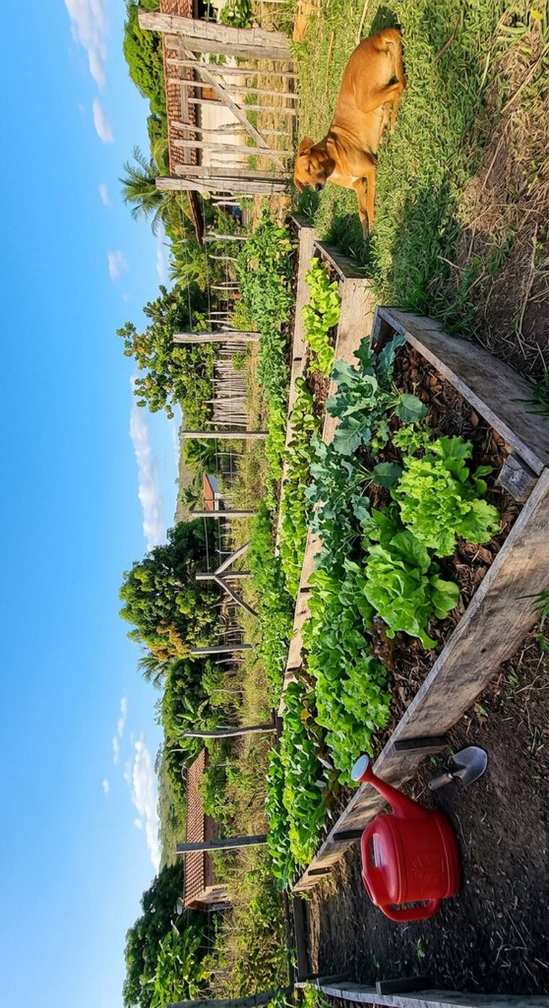
#> input picture tools/foto-celular.jpg, 2196 x 4032 px (shown at 1/4 size)
$ python -i visao-local.py   (imports and definitions only)
#> lines starting #> are read from the running program, lines starting #| are printed output that depends on the picture
#!/usr/bin/env python3
# -*- coding: utf-8 -*-
# 👁️‍🗨️ VISÃO LOCAL DA CASA v1.6 (16/10/2026) — descreve a foto com um modelo de visão que roda AQUI MESMO
# (llama.cpp na CPU do runner). Nada de serviço de terceiros: quando os motores de visão da internet caem
# (504/502, como na madrugada de 15/10), a casa ainda VÊ a foto.
# v1.4: FOTO DE CELULAR — (1) desvira pela marca EXIF (o llama.cpp não lê a orientação: foto em pé chegava
#       deitada) e reduz para até ~0,8 MP (12 MP virariam até 4096 tokens de imagem na CPU); qualquer formato que
#       o Pillow leia (WEBP do WhatsApp, por exemplo) vira JPEG; (2) se o modelo descreve bem e só no fim entra em
#       laço, a parte boa é aproveitada (antes, tudo era descartado — rodada 16, R3-12); (3) modelo 'qwen3vl-4b'
#       (GGUF oficial da Qwen, Q4_K_M); (4) pedido 'detalhado' opcional (VISAO_PEDIDO=detalhado), neutro — não sugere
#       objetos (pista no pedido faz modelo inventar); (5) o JSON traz 'imagem' (tamanho/redução/desvirada).
# v1.5 (exame #3 no runner): modelo padrão QWEN3-VL-4B (formas 5/5, horta 4/4 — viu o regador —, 58 s/foto; o 2B
#       dava 3/5 e 3/4, 44 s); o laço é cortado na 2ª ocorrência (a 1ª é conteúdo: o 2B repetia o texto lido e o
#       corte levava o texto junto); o eco da pergunta do dono e linhas soltas ("parece") saem da descrição.
# v1.6: 🧠 CÉREBRO LOCAL DE TEXTO (--texto): o mesmo modelo responde só com texto (llama-completion, formato de conversa
#       do Qwen), para quando todos os motores de texto da internet caem; a pergunta pode vir por arquivo.
# Uso:
#   python3 tools/visao-local.py --preparar              → baixa binário + modelo (para o turno rodar em 2º plano)
#   python3 tools/visao-local.py foto.png [--pergunta "..."] [--modelo chave]   → JSON na stdout
import atexit
import fcntl
import json
import os
import platform
import re
import shutil
import subprocess
import sys
import tarfile
import tempfile
import time
import urllib.request

BUILD = 'b11635'   # llama.cpp fixado (reprodutível); binário CPU Ubuntu x64, ~18 MB
BIN_URL = ('https://github.com/ggml-org/llama.cpp/releases/download/%s/llama-%s-bin-ubuntu-x64.tar.gz' % (BUILD, BUILD))
HF = 'https://huggingface.co/%s/resolve/main/%s'
MODELOS = {
    # chave: (repositório, modelo, projetor de imagem)
    'qwen3vl-2b': ('ggml-org/Qwen3-VL-2B-Instruct-GGUF', 'Qwen3-VL-2B-Instruct-Q8_0.gguf', 'mmproj-Qwen3-VL-2B-Instruct-Q8_0.gguf'),
    'qwen3vl-4b': ('Qwen/Qwen3-VL-4B-Instruct-GGUF', 'Qwen3VL-4B-Instruct-Q4_K_M.gguf', 'mmproj-Qwen3VL-4B-Instruct-Q8_0.gguf'),
    'internvl3-2b': ('ggml-org/InternVL3-2B-Instruct-GGUF', 'InternVL3-2B-Instruct-Q4_K_M.gguf', 'mmproj-InternVL3-2B-Instruct-Q8_0.gguf'),
    'gemma4-e2b': ('ggml-org/gemma-4-E2B-it-GGUF', 'gemma-4-E2B-it-Q4_0.gguf', 'mmproj-gemma-4-E2B-it-Q8_0.gguf'),
    'gemma3-4b': ('ggml-org/gemma-3-4b-it-GGUF', 'gemma-3-4b-it-Q4_K_M.gguf', 'mmproj-model-f16.gguf'),
    'smol-500m': ('ggml-org/SmolVLM-500M-Instruct-GGUF', 'SmolVLM-500M-Instruct-Q8_0.gguf', 'mmproj-SmolVLM-500M-Instruct-Q8_0.gguf'),
    'smollm2-135m': ('bartowski/SmolLM2-135M-Instruct-GGUF', 'SmolLM2-135M-Instruct-IQ4_XS.gguf', None),   # só texto (testes)
}
PADRAO = os.environ.get('VISAO_MODELO', 'qwen3vl-4b')
CACHE = os.environ.get('VISAO_CACHE', os.path.expanduser('~/.cache/visao-casa'))
MAX_PIXELS = int(os.environ.get('VISAO_MAX_PIXELS', '800000'))   # ~0,8 MP ≈ 780 tokens de imagem no Qwen3-VL
PEDIDO_MODO = os.environ.get('VISAO_PEDIDO', 'normal')
temporarios = []
# [1 line not run here, left out]


def responde(d):
    print(json.dumps(d, ensure_ascii=False))
    sys.exit(0)


# [39 lines left out: functions baixa, prepara, not called in this run]


def prepara_imagem(caminho):
    """v1.4: desvira pela marca EXIF, reduz para até MAX_PIXELS e garante um formato que o llama.cpp lê.
    Devolve (caminho_para_o_modelo, descrição_curta). Sem Pillow, segue com a imagem original."""
#> called with caminho = 'foto-celular.jpg'
    if os.environ.get('VISAO_SEM_PREPARO') == '1':      # só para o exame comparar com o caminho antigo
        return caminho, 'original (preparo desligado para comparação)'
    try:
        from PIL import Image, ImageOps
    except Exception:
        return caminho, 'original (sem Pillow)'
    try:
        with Image.open(caminho) as im:
#> im is the input picture: PIL image 2196x4032 RGB; mean R, G, B 107.7, 127.3, 112.8
            w0, h0 = im.size
#> w0 = 2196; h0 = 4032
            formato = im.format or '?'
#> formato = 'JPEG'
            try:
                orient = int(im.getexif().get(0x0112, 1) or 1)
#> orient = 6
            except Exception:
                orient = 1
            escala = min(1.0, (MAX_PIXELS / float(max(1, w0 * h0))) ** 0.5)
#> escala = 0.301
            if escala >= 0.999 and orient == 1 and formato in ('PNG', 'JPEG'):
                return caminho, '%dx%d (original)' % (w0, h0)
            im2 = ImageOps.exif_transpose(im)
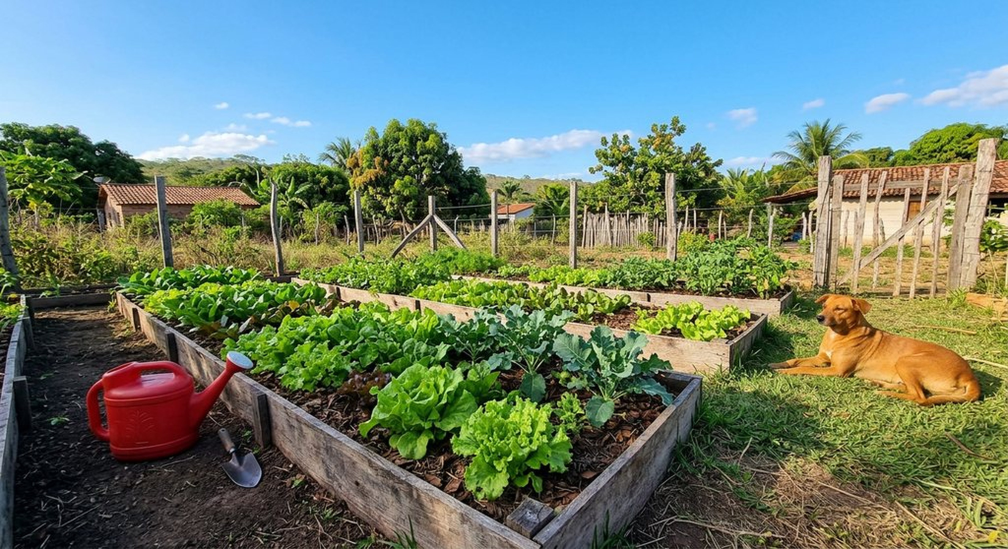
#> im2: PIL image 4032x2196 RGB (shown at 1/4 size); mean R, G, B 107.7, 127.3, 112.8
            w, h = im2.size
#> w = 4032; h = 2196
            if escala < 0.999:
                im2 = im2.resize((max(32, int(round(w * escala))), max(32, int(round(h * escala)))), Image.LANCZOS)
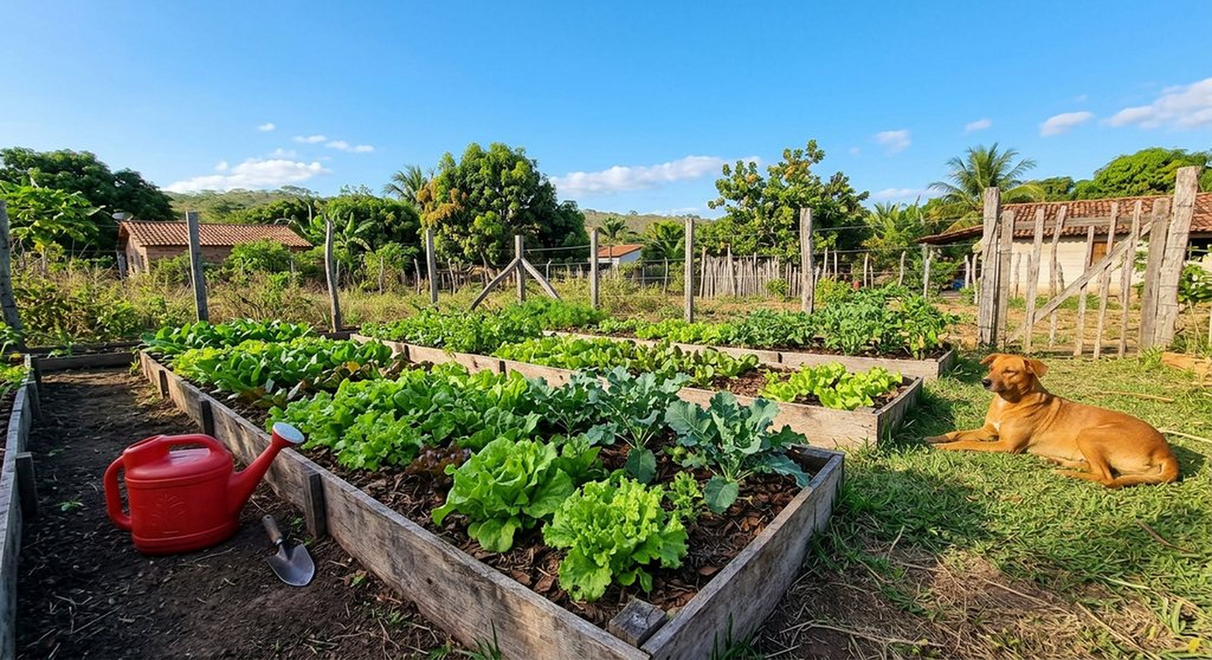
#> im2: PIL image 1212x660 RGB; mean R, G, B 107.7, 127.3, 112.8
            if im2.mode in ('RGBA', 'LA', 'P'):
                im2 = im2.convert('RGBA')
                fundo = Image.new('RGB', im2.size, (255, 255, 255))
                fundo.paste(im2, mask=im2.split()[-1])
                im2 = fundo
            else:
                im2 = im2.convert('RGB')
            fd, saida = tempfile.mkstemp(prefix='visao-', suffix='.jpg')
            os.close(fd)
            temporarios.append(saida)
            im2.save(saida, 'JPEG', quality=90)
            partes = ['%dx%d %s → %dx%d' % (w0, h0, formato, im2.size[0], im2.size[1])]
#> partes = ['2196x4032 JPEG → 1212x660']
            if orient != 1:
                partes.append('desvirada (EXIF %d)' % orient)
            return saida, ' · '.join(partes)
    except Exception as e:
        return caminho, 'original (não preparei: %s)' % str(e)[:80]


# [152 lines left out: functions corta_laco, limpa_eco, responde_texto, main, not called in this run]


# [1 line not run here, left out]

>>> result = prepara_imagem('foto-celular.jpg')
